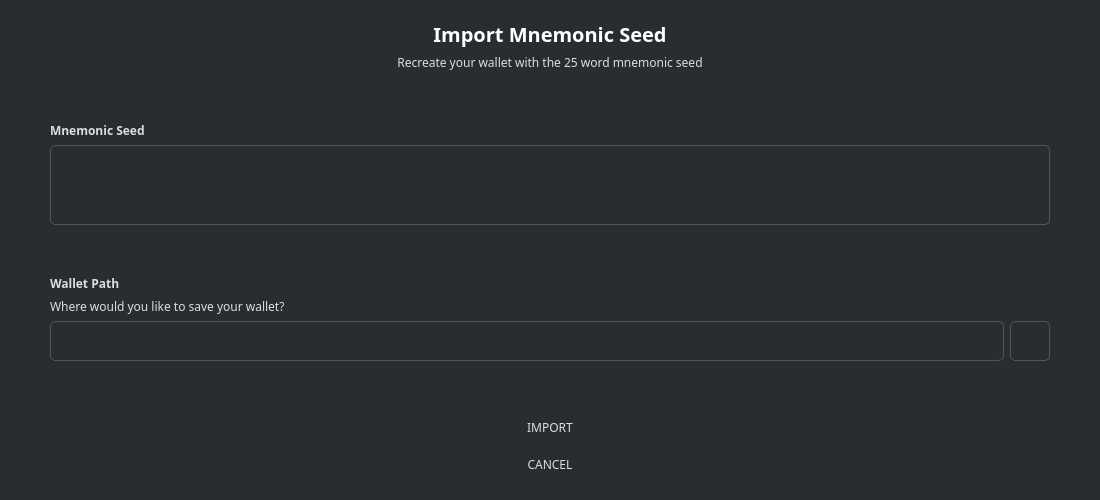
<?xml version="1.0" encoding="UTF-8"?>
<ui version="4.0">
 <class>ImportSeedDialog</class>
 <widget class="QDialog" name="ImportSeedDialog">
  <property name="geometry">
   <rect>
    <x>0</x>
    <y>0</y>
    <width>1100</width>
    <height>500</height>
   </rect>
  </property>
  <property name="windowTitle">
   <string>Import Mnemonic Seed</string>
  </property>
  <property name="styleSheet">
   <string notr="true">background-color: #282d31; color: #ddd; border: 0px;</string>
  </property>
  <layout class="QVBoxLayout" name="verticalLayout_2">
   <property name="spacing">
    <number>6</number>
   </property>
   <property name="leftMargin">
    <number>0</number>
   </property>
   <property name="topMargin">
    <number>0</number>
   </property>
   <property name="rightMargin">
    <number>0</number>
   </property>
   <property name="bottomMargin">
    <number>0</number>
   </property>
   <item>
    <widget class="QGroupBox" name="groupBox">
     <property name="sizePolicy">
      <sizepolicy hsizetype="Expanding" vsizetype="Expanding">
       <horstretch>0</horstretch>
       <verstretch>0</verstretch>
      </sizepolicy>
     </property>
     <property name="styleSheet">
      <string notr="true"/>
     </property>
     <property name="title">
      <string/>
     </property>
     <property name="alignment">
      <set>Qt::AlignLeading|Qt::AlignLeft|Qt::AlignTop</set>
     </property>
     <layout class="QVBoxLayout" name="verticalLayout">
      <property name="spacing">
       <number>6</number>
      </property>
      <property name="leftMargin">
       <number>50</number>
      </property>
      <property name="topMargin">
       <number>20</number>
      </property>
      <property name="rightMargin">
       <number>50</number>
      </property>
      <property name="bottomMargin">
       <number>20</number>
      </property>
      <item>
       <widget class="QLabel" name="label_3">
        <property name="font">
         <font>
          <family>Poppins</family>
          <pointsize>-1</pointsize>
          <weight>75</weight>
          <bold>true</bold>
         </font>
        </property>
        <property name="styleSheet">
         <string notr="true">color: #fff;
border-right: 0px;
font-size: 20px;
font-weight: bold;</string>
        </property>
        <property name="text">
         <string>Import Mnemonic Seed</string>
        </property>
        <property name="alignment">
         <set>Qt::AlignCenter</set>
        </property>
       </widget>
      </item>
      <item>
       <widget class="QLabel" name="label_4">
        <property name="font">
         <font>
          <family>Poppins</family>
         </font>
        </property>
        <property name="styleSheet">
         <string notr="true">color: #ddd;border-right: 0px;</string>
        </property>
        <property name="text">
         <string>Recreate your wallet with the 25 word mnemonic seed</string>
        </property>
        <property name="alignment">
         <set>Qt::AlignCenter</set>
        </property>
        <property name="wordWrap">
         <bool>true</bool>
        </property>
       </widget>
      </item>
      <item>
       <spacer name="verticalSpacer">
        <property name="orientation">
         <enum>Qt::Vertical</enum>
        </property>
        <property name="sizeHint" stdset="0">
         <size>
          <width>20</width>
          <height>40</height>
         </size>
        </property>
       </spacer>
      </item>
      <item>
       <widget class="QLabel" name="label">
        <property name="font">
         <font>
          <family>Poppins</family>
          <weight>75</weight>
          <bold>true</bold>
         </font>
        </property>
        <property name="styleSheet">
         <string notr="true">color: #ddd;border-right: 0px;
font-weight: bold;</string>
        </property>
        <property name="text">
         <string>Mnemonic Seed</string>
        </property>
       </widget>
      </item>
      <item>
       <widget class="QTextEdit" name="m_seed">
        <property name="sizePolicy">
         <sizepolicy hsizetype="Expanding" vsizetype="Fixed">
          <horstretch>0</horstretch>
          <verstretch>0</verstretch>
         </sizepolicy>
        </property>
        <property name="minimumSize">
         <size>
          <width>0</width>
          <height>80</height>
         </size>
        </property>
        <property name="maximumSize">
         <size>
          <width>16777215</width>
          <height>80</height>
         </size>
        </property>
        <property name="styleSheet">
         <string notr="true">padding: 3px; border: 1px solid #555; border-radius: 5px;   color: #aaa;</string>
        </property>
       </widget>
      </item>
      <item>
       <spacer name="verticalSpacer_3">
        <property name="orientation">
         <enum>Qt::Vertical</enum>
        </property>
        <property name="sizeHint" stdset="0">
         <size>
          <width>20</width>
          <height>20</height>
         </size>
        </property>
       </spacer>
      </item>
      <item>
       <widget class="QLabel" name="label_2">
        <property name="font">
         <font>
          <family>Poppins</family>
          <weight>75</weight>
          <bold>true</bold>
         </font>
        </property>
        <property name="styleSheet">
         <string notr="true">color: #ddd;border-right: 0px;
font-weight: bold;</string>
        </property>
        <property name="text">
         <string>Wallet Path</string>
        </property>
       </widget>
      </item>
      <item>
       <widget class="QLabel" name="label_6">
        <property name="font">
         <font>
          <family>Poppins</family>
         </font>
        </property>
        <property name="text">
         <string>Where would you like to save your wallet?</string>
        </property>
       </widget>
      </item>
      <item>
       <widget class="QGroupBox" name="horizontalGroupBox_1">
        <layout class="QHBoxLayout" name="horizontalLayout">
         <property name="spacing">
          <number>6</number>
         </property>
         <property name="leftMargin">
          <number>0</number>
         </property>
         <property name="topMargin">
          <number>0</number>
         </property>
         <property name="rightMargin">
          <number>0</number>
         </property>
         <property name="bottomMargin">
          <number>0</number>
         </property>
         <item>
          <widget class="QLineEdit" name="m_pathEdit">
           <property name="minimumSize">
            <size>
             <width>300</width>
             <height>40</height>
            </size>
           </property>
           <property name="font">
            <font>
             <family>Poppins</family>
            </font>
           </property>
           <property name="styleSheet">
            <string notr="true">padding: 3px; border: 1px solid #555; border-radius: 5px;   color: #aaa;</string>
           </property>
           <property name="text">
            <string/>
           </property>
          </widget>
         </item>
         <item>
          <widget class="QToolButton" name="m_selectPathButton">
           <property name="minimumSize">
            <size>
             <width>40</width>
             <height>40</height>
            </size>
           </property>
           <property name="font">
            <font>
             <family>Poppins</family>
            </font>
           </property>
           <property name="styleSheet">
            <string notr="true">padding: 3px; border: 1px solid #555; border-radius: 5px;   color: #aaa;</string>
           </property>
           <property name="text">
            <string notr="true"/>
           </property>
           <property name="icon">
            <iconset resource="../../resources.qrc">
             <normaloff>:/icons/folder</normaloff>:/icons/folder</iconset>
           </property>
          </widget>
         </item>
        </layout>
       </widget>
      </item>
      <item>
       <spacer name="verticalSpacer_2">
        <property name="orientation">
         <enum>Qt::Vertical</enum>
        </property>
        <property name="sizeHint" stdset="0">
         <size>
          <width>20</width>
          <height>40</height>
         </size>
        </property>
       </spacer>
      </item>
      <item>
       <widget class="QGroupBox" name="horizontalGroupBox_2">
        <layout class="QHBoxLayout" name="horizontalLayout_2">
         <property name="spacing">
          <number>0</number>
         </property>
         <property name="leftMargin">
          <number>0</number>
         </property>
         <property name="topMargin">
          <number>0</number>
         </property>
         <property name="rightMargin">
          <number>0</number>
         </property>
         <property name="bottomMargin">
          <number>0</number>
         </property>
         <item>
          <widget class="QPushButton" name="b1_okButton">
           <property name="minimumSize">
            <size>
             <width>125</width>
             <height>31</height>
            </size>
           </property>
           <property name="maximumSize">
            <size>
             <width>300</width>
             <height>16777215</height>
            </size>
           </property>
           <property name="font">
            <font>
             <family>Poppins</family>
            </font>
           </property>
           <property name="styleSheet">
            <string notr="true">/* This style is handled automatically by EditableStyle.cpp */</string>
           </property>
           <property name="text">
            <string>IMPORT</string>
           </property>
          </widget>
         </item>
        </layout>
       </widget>
      </item>
      <item>
       <widget class="QGroupBox" name="horizontalGroupBox_3">
        <layout class="QHBoxLayout" name="horizontalLayout_3">
         <property name="spacing">
          <number>0</number>
         </property>
         <property name="leftMargin">
          <number>0</number>
         </property>
         <property name="topMargin">
          <number>0</number>
         </property>
         <property name="rightMargin">
          <number>0</number>
         </property>
         <property name="bottomMargin">
          <number>0</number>
         </property>
         <item>
          <widget class="QPushButton" name="b1_cancelButton">
           <property name="minimumSize">
            <size>
             <width>125</width>
             <height>31</height>
            </size>
           </property>
           <property name="maximumSize">
            <size>
             <width>300</width>
             <height>16777215</height>
            </size>
           </property>
           <property name="font">
            <font>
             <family>Poppins</family>
            </font>
           </property>
           <property name="styleSheet">
            <string notr="true">/* This style is handled automatically by EditableStyle.cpp */</string>
           </property>
           <property name="text">
            <string>CANCEL</string>
           </property>
          </widget>
         </item>
        </layout>
       </widget>
      </item>
     </layout>
    </widget>
   </item>
  </layout>
 </widget>
 <resources>
  <include location="../../resources.qrc"/>
 </resources>
 <connections>
  <connection>
   <sender>b1_okButton</sender>
   <signal>clicked()</signal>
   <receiver>ImportSeedDialog</receiver>
   <slot>accept()</slot>
   <hints>
    <hint type="sourcelabel">
     <x>570</x>
     <y>103</y>
    </hint>
    <hint type="destinationlabel">
     <x>323</x>
     <y>65</y>
    </hint>
   </hints>
  </connection>
  <connection>
   <sender>b1_cancelButton</sender>
   <signal>clicked()</signal>
   <receiver>ImportSeedDialog</receiver>
   <slot>reject()</slot>
   <hints>
    <hint type="sourcelabel">
     <x>439</x>
     <y>103</y>
    </hint>
    <hint type="destinationlabel">
     <x>323</x>
     <y>65</y>
    </hint>
   </hints>
  </connection>
  <connection>
   <sender>m_selectPathButton</sender>
   <signal>clicked()</signal>
   <receiver>ImportSeedDialog</receiver>
   <slot>selectPathClicked()</slot>
   <hints>
    <hint type="sourcelabel">
     <x>380</x>
     <y>240</y>
    </hint>
    <hint type="destinationlabel">
     <x>224</x>
     <y>224</y>
    </hint>
   </hints>
  </connection>
 </connections>
 <slots>
  <slot>selectPathClicked()</slot>
 </slots>
</ui>
